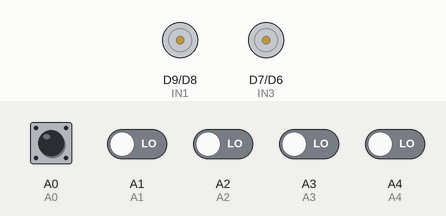
The sketch below on a simulated Arduino Zero (SAMD21). Shown: motor-driver pin pairs drawn as motors (green arrow = first pin HIGH = forward, orange = second pin HIGH = backward, longer = more drive, scaled by the enable pin). The test bench sets the inputs (shaded band); at power-on: A0–4 LOW.

Above: at 1.2 s.
1.3 s: A0 driven HIGH
At 2.0 s:
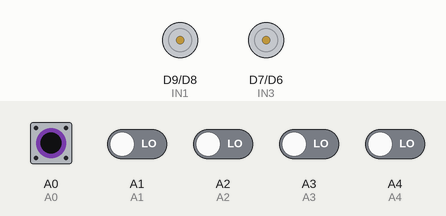
4.3 s: A0 driven LOW
At 5.5 s:
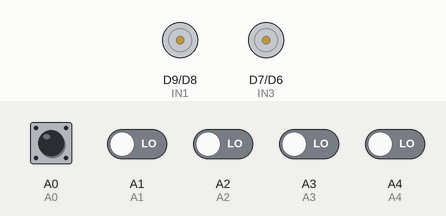
5.8 s: A4 driven HIGH
At 6.7 s:
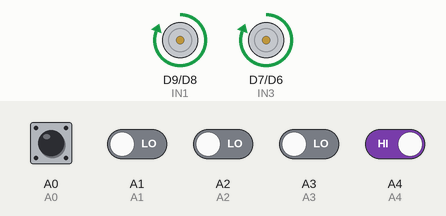
8.8 s: A4 driven LOW
At 10.0 s:
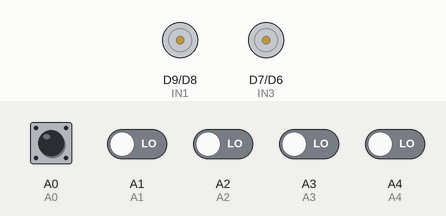
10.3 s: A0 driven HIGH
At 11.3 s:
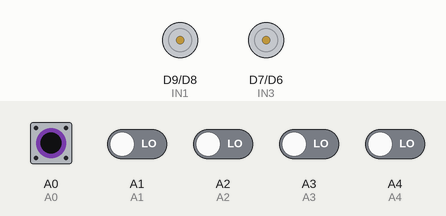
13.3 s: A0 pulsed LOW 2 times (0.12 s each, 0.3 s apart)
Timing chart, 0 to 44.5 s (numbered marks = the images above; inputs shaded):
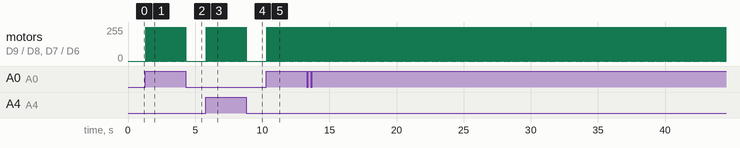

Measured:
- after the input at 1.3 s, motor on D9 (IN1) / D8 (IN2), motor on D7 (IN3) / D6 (IN4): alternates forward 255/255 for 0.01 s and stopped for 0.02 s, starting at once
- after the input at 4.3 s, motor on D9 (IN1) / D8 (IN2), motor on D7 (IN3) / D6 (IN4): goes on until 4.3 s, then stays stopped
- after the input at 5.8 s, motor on D9 (IN1) / D8 (IN2), motor on D7 (IN3) / D6 (IN4): alternates forward 255/255 for 0.01 s and stopped for 0.02 s, starting at once
- after the input at 8.8 s, motor on D9 (IN1) / D8 (IN2), motor on D7 (IN3) / D6 (IN4): goes on until 8.8 s, then stays stopped
- after the input at 10.3 s, motor on D9 (IN1) / D8 (IN2), motor on D7 (IN3) / D6 (IN4): alternates forward 255/255 for 0.01 s and stopped for 0.02 s, starting at once

The sketch:

PID.ino
```cpp
// //ล้อซ้าย
// int ENA = 10;
// int IN1 = 6;
// int IN2 = 7;
// //ล้อขวา
// int ENB = 5;
// int IN3 = 9;
// int IN4 = 8;
// //ใช้เก็บค่าที่อ่านได้จากเซ็นเซอร์ TCRT5000L ทั้ง 5 หัว
// int SS_0 = 1;
// int SS_1 = 1;
// int SS_2 = 1;
// int SS_3 = 1;
// int SS_4 = 1;
// //กำหนดค่าเริ่มต้นให้กับการทำ PID
// int Int_Speed = 3000;  // ค่าความเร็วเบื้องต้นของหุ่นยนต์ที่ถูกกำหนดไว้ที่ Duty Cycle ของ PWM 1125 (0 - 4095) 1900 2100 2600 2400
// int moreErr = 0;
// float Kp = 35, Kd = 15;  // ค่0อัตราขยายของ P และ ของ D // 21 26 kd =ค่าเลี้ยว น้อยเลี้ยวน้อย 29 28
// float Err = 0, P = 0, D = 0, PID_Val = 0;
// float Prev_Err = 0;  // Error ในอดีต

// void setup() {
//   // put your setup code here, to run once:
//   pinMode(ENA, OUTPUT);
//   pinMode(ENB, OUTPUT);
//   pinMode(IN1, OUTPUT);
//   pinMode(IN2, OUTPUT);
//   pinMode(IN3, OUTPUT);
//   pinMode(IN4, OUTPUT);

//   pinMode(14, INPUT);  //A0
//   pinMode(15, INPUT);  //A1
//   pinMode(16, INPUT);  //A2
//   pinMode(17, INPUT);  //A3
//   pinMode(18, INPUT);  //A4

//   analogWriteResolution(12);  //0-4095
// }

// void loop() {
//   // put your main code here, to run repeatedly:
//   Read_Sensors();
//   if ((SS_4 == 0) && (SS_3 == 0) && (SS_2 == 0) && (SS_1 == 0) && (SS_0 == 0)) {
//     stop();
//   } else {
//     PID();
//     MotorCon();
//   }
// }

// void PID() {
//   P = Err;
//   D = Err - Prev_Err;
//   PID_Val = (Kp * P) + (Kd * D);
//   Prev_Err = Err;
// }

// void MotorCon() {
//   //กำหนดพารามิเตอร์ที่ L298N เพื่อให้หุ่นยนต์เดินไปด้านหน้า
//   digitalWrite(IN1, LOW);//มอเตอร์ซ้าย
//   digitalWrite(IN2, HIGH);//มอเตอร์ซ้าย
//   digitalWrite(IN3, HIGH);
//   digitalWrite(IN4, LOW);
//   //นำค่าที่ได้จากการคำนวณ PID มาทำการเพิ่มหรือรถค่า PWM ที่ล้อซ้ายและล้อขวา
//   int Speed_L = Int_Speed - PID_Val;
//   int Speed_R = Int_Speed + PID_Val;
//   //กำหนดให้ค่า PWM ไม่ควรเกินค่าระหว่าง 0 - 4095
//   constrain(Speed_L, 0, 4095);
//   constrain(Speed_R, 0, 4095);
//   //ขับมอเตอร์ให้เคลื่อนที่ไปตามค่าที่ได้จากการคำนวณ PID
//   analogWrite(ENA, Speed_L);
//   analogWrite(ENB, Speed_R);
// }

// void stop() {
//   digitalWrite(IN1, LOW);
//   digitalWrite(IN2, LOW);
//   digitalWrite(IN3, LOW);
//   digitalWrite(IN4, LOW);
// }

// void Read_Sensors() {
//   //ทำการอ่่านค่าเซ็นเซอร์ที่ขาอินพุตแอนาล็อกตั้งแต่ขา A1 - A5 (โดยในที่นี้จะถูกใช้เป็นขาดิจิทัลขา D15 - D19) เข้ามาเก็บไว้ในตัวแปร SS
//   SS_0 = digitalRead(18);
//   SS_1 = digitalRead(17);
//   SS_2 = digitalRead(16);
//   SS_3 = digitalRead(15);
//   SS_4 = digitalRead(14);
//   //กำหนดโหมดสถานะของเซ็นเซอร์ที่ได้จากการอ่านค่าที่เซ็นเซอร์ TCRT5000L ทั้ง 5 หัว
//   if ((SS_4 == 1) && (SS_3 == 1) && (SS_2 == 1) && (SS_1 == 1) && (SS_0 == 0)) {
//     Err = 64 + moreErr;
//   } else if ((SS_4 == 1) && (SS_3 == 1) && (SS_2 == 1) && (SS_1 == 0) && (SS_0 == 0)) {
//     Err = 48 + moreErr;
//   } else if ((SS_4 == 1) && (SS_3 == 1) && (SS_2 == 1) && (SS_1 == 0) && (SS_0 == 1)) {
//     Err = 32 + moreErr;
//   } else if ((SS_4 == 1) && (SS_3 == 1) && (SS_2 == 0) && (SS_1 == 0) && (SS_0 == 1)) {
//     Err = 16 + moreErr;
//   } else if ((SS_4 == 1) && (SS_3 == 1) && (SS_2 == 0) && (SS_1 == 1) && (SS_0 == 1)) {
//     Err = 0;
//   } else if ((SS_4 == 1) && (SS_3 == 0) && (SS_2 == 0) && (SS_1 == 1) && (SS_0 == 1)) {
//     Err = -16 - moreErr;
//   } else if ((SS_4 == 1) && (SS_3 == 0) && (SS_2 == 1) && (SS_1 == 1) && (SS_0 == 1)) {
//     Err = -32 - moreErr;
//   } else if ((SS_4 == 0) && (SS_3 == 0) && (SS_2 == 1) && (SS_1 == 1) && (SS_0 == 1)) {
//     Err = -48 - moreErr;
//   } else if ((SS_4 == 0) && (SS_3 == 1) && (SS_2 == 1) && (SS_1 == 1) && (SS_0 == 1)) {
//     Err = -64 - moreErr;
//   } else if ((SS_4 == 1) && (SS_3 == 1) && (SS_2 == 1) && (SS_1 == 1) && (SS_0 == 1)) {
//     if (Err == -64) {
//       Err = -80 - moreErr;
//     } else if (Err == 64) {
//       Err = 80 + moreErr;
//     }
//   }
// }


//ล้อซ้าย
int ENA = 10;
int IN1 = 9;
int IN2 = 8;
//ล้อขวา
int ENB = 5;
int IN3 = 7;
int IN4 = 6;
//ใช้เก็บค่าที่อ่านได้จากเซ็นเซอร์ TCRT5000L ทั้ง 5 หัว
int SS_0 = 1;
int SS_1 = 1;
int SS_2 = 1;
int SS_3 = 1;
int SS_4 = 1;
//กำหนดค่าเริ่มต้นให้กับการทำ PID

int mnSpd = 0;
int mxSpd = 4095;

  int Speed_L = 0;
  int Speed_R = 0 ;

void setup() {
  // put your setup code here, to run once:
  pinMode(ENA, OUTPUT);
  pinMode(ENB, OUTPUT);
  pinMode(IN1, OUTPUT);
  pinMode(IN2, OUTPUT);
  pinMode(IN3, OUTPUT);
  pinMode(IN4, OUTPUT);

  pinMode(14, INPUT); //A0
  pinMode(15, INPUT); //A1
  pinMode(16, INPUT); //A2
  pinMode(17, INPUT); //A3
  pinMode(18, INPUT); //A4

  analogWriteResolution(12); //0-4095
}

void loop() {
  Read_Sensors();
  if((SS_4==0)&&(SS_3==0)&&(SS_2==0)&&(SS_1==0)&&(SS_0==0)){
    Speed_L = 0 ;
    Speed_R = 0 ;
  }

  // else{
  // PID();
  MotorCon();
  // }
}

// void PID(){
//   P = Err;
//   D = Err - Prev_Err;
//   PID_Val = (Kp*P);
//   Prev_Err = Err;
// }

void MotorCon(){
  //กำหนดพารามิเตอร์ที่ L298N เพื่อให้หุ่นยนต์เดินไปด้านหน้า
  digitalWrite(IN1, HIGH);
  digitalWrite(IN2, LOW);
  digitalWrite(IN3, HIGH);
  digitalWrite(IN4, LOW);
  //นำค่าที่ได้จากการคำนวณ PID มาทำการเพิ่มหรือรถค่า PWM ที่ล้อซ้ายและล้อขวา

  //กำหนดให้ค่า PWM ไม่ควรเกินค่าระหว่าง 0 - 4095
  constrain(Speed_L, mnSpd , mxSpd);
  constrain(Speed_R, mnSpd , mxSpd);
  //ขับมอเตอร์ให้เคลื่อนที่ไปตามค่าที่ได้จากการคำนวณ PID
  analogWrite(ENA, Speed_R);
  analogWrite(ENB, Speed_L);
}

void stop(){
  digitalWrite(IN1, LOW);
  digitalWrite(IN2, LOW);
  digitalWrite(IN3, LOW);
  digitalWrite(IN4, LOW);
}

void lb(){
  digitalWrite(IN1, LOW);
  digitalWrite(IN2, HIGH);
  digitalWrite(IN3, LOW);
  digitalWrite(IN4, LOW);

  analogWrite(ENB, 4095);
}

void rb(){
  digitalWrite(IN1, LOW);
  digitalWrite(IN2, LOW);
  digitalWrite(IN3, LOW);
  digitalWrite(IN4, HIGH);

  constrain(Speed_L, mnSpd , mxSpd);
  constrain(Speed_R, mnSpd , mxSpd);

  analogWrite(ENA, 4095);
}

void fd(){
  digitalWrite(IN1, HIGH);
  digitalWrite(IN2, LOW);
  digitalWrite(IN3, HIGH);
  digitalWrite(IN4, LOW);
  constrain(Speed_L, mnSpd , mxSpd);
  constrain(Speed_R, mnSpd , mxSpd);

  analogWrite(ENA, Speed_R);
  analogWrite(ENB, Speed_L);
}

void Read_Sensors(){
  SS_0 = digitalRead(18);
  SS_1 = digitalRead(17);
  SS_2 = digitalRead(16);
  SS_3 = digitalRead(15);
  SS_4 = digitalRead(14);
  int i = 0;
  //01111
  if((SS_4==1)&&(SS_3==1)&&(SS_2==1)&&(SS_1==1)&&(SS_0==0)){
    Speed_R = 100 ;
    Speed_L = 4095 ;

    i = -1;
  }
  //00111
  else if((SS_4==1)&&(SS_3==1)&&(SS_2==1)&&(SS_1==0)&&(SS_0==0)){
    Speed_R = 0;
    Speed_L = 0;
    stop(); // หยุดมอเตอร์
    delay(20);
    Speed_R = 4095;
    Speed_L = 4095;
    fd();
    delay(10);
    Speed_R = 0 ;
    Speed_L = 4095 ;

    i = -1;
  }
  //10111
  else if((SS_4==1)&&(SS_3==1)&&(SS_2==1)&&(SS_1==0)&&(SS_0==1)){
    Speed_R = 0 ;
    Speed_L = 4095 ;

    i = -1;
  }
  //10011
  else if((SS_4==1)&&(SS_3==1)&&(SS_2==0)&&(SS_1==0)&&(SS_0==1)){
    Speed_L = 4095 ;
    Speed_R = 0 ;
    i = -1;
  }
  //11011
  else if((SS_4==1)&&(SS_3==1)&&(SS_2==0)&&(SS_1==1)&&(SS_0==1)){
    Speed_L = 3000 ;
    Speed_R = 3000 ;
    i =2;
  }
  //11001
  else if((SS_4==1)&&(SS_3==0)&&(SS_2==0)&&(SS_1==1)&&(SS_0==1)){

    Speed_L = 0 ;
    Speed_R = 4095 ;

    i = 1;
  }
  //11101
  else if((SS_4==1)&&(SS_3==0)&&(SS_2==1)&&(SS_1==1)&&(SS_0==1)){
    Speed_L = 0 ;
    Speed_R = 4095 ;

    i = 1;
  }
  //11100
  else if((SS_4==0)&&(SS_3==0)&&(SS_2==1)&&(SS_1==1)&&(SS_0==1)){
    Speed_R = 0;
    Speed_L = 0;
    stop(); // หยุดมอเตอร์
    delay(20);
    Speed_R = 4095;
    Speed_L = 4095;
    fd();
    delay(10);
    Speed_L = 0 ;
    Speed_R = 4095 ;
    i = 1;
  }
  //11110
  else if((SS_4==0)&&(SS_3==1)&&(SS_2==1)&&(SS_1==1)&&(SS_0==1)){
    Speed_L = 100 ;
    Speed_R = 4095 ;

    i = 1;
  }
  //00001
  else if((SS_4==1)&&(SS_3==0)&&(SS_2==0)&&(SS_1==0)&&(SS_0==0)){
    Speed_R = 0;
    Speed_L = 0;
    stop(); // หยุดมอเตอร์
    delay(20);
    Speed_R = 4095;
    Speed_L = 4095;
    fd();
    delay(10);
    Speed_R = 0 ;
    Speed_L = 4095 ;

    i = 1;
  }
  //10000
  else if((SS_4==0)&&(SS_3==0)&&(SS_2==0)&&(SS_1==0)&&(SS_0==1)){
    Speed_R = 0;
    Speed_L = 0;
    stop(); // หยุดมอเตอร์
    delay(20);
    Speed_R = 4095;
    Speed_L = 4095;
    fd();
    delay(10);
    Speed_L = 0 ;
    Speed_R = 4095 ;

    i = 1;
  }

  //11111
  else if((SS_4==1)&&(SS_3==1)&&(SS_2==1)&&(SS_1==1)&&(SS_0==1)){
    if(i == 1|| i == 2){
      Speed_L = 0 ;
      Speed_R = 4095;

    }
    if(i == -1){
      Speed_R = 0;
      Speed_L = 4095 ;
    }

  }

}
```
